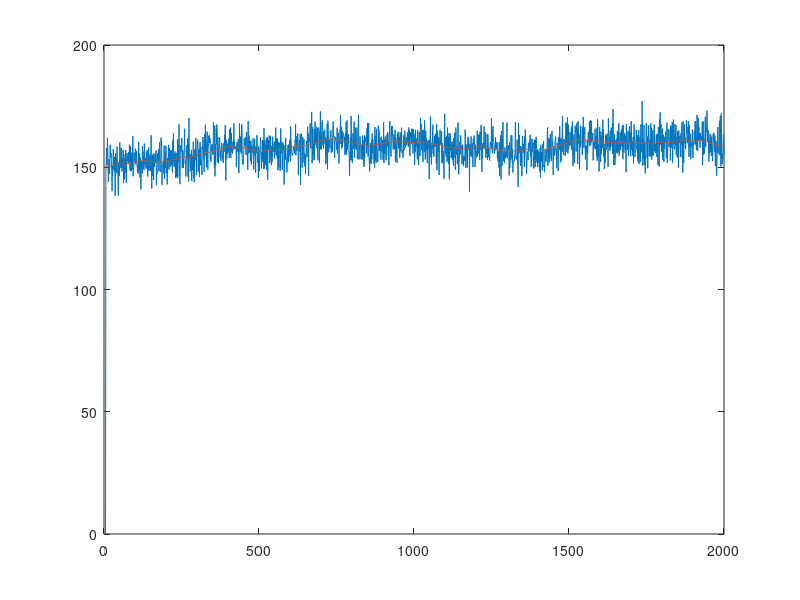

Here is the MATLAB script that generated this plot:
%% 生成数据说明：
%速度在一个区间内（服从20-35m/s之间的均匀分布）
%不断变换运动方向，纵向方向的角度在-pi/12到pi/12之间均匀分布，水平面方向的角度在-pi/6和pi/6之间均匀分布
%生成T_number个时刻的图像，用于训练
% UAV A的运动轨迹
T_number = 2000; %%时刻数
Loc = zeros(T_number,3); %% 第一列表示x坐标，第二列表示y坐标，第三列表示z坐标
Loc(1,1) = 150; Loc(1,2) = 150; Loc(1,3) = 300; %第一个时刻
angle_now_v = 0; angle_now_h = 0;
store_velo = zeros(1,T_number);
rng(4);
for i = 2:1:T_number
    velo_i_1 = 0.03*rand+0.04; % 上一时刻的速度
    angle_i_1_h = (2/6)*pi*rand-(1/6)*pi; % 上一时刻的水平运动的角度
    angle_now_h = angle_now_h+angle_i_1_h;
    
    angle_i_1_v = (2/12)*pi*rand-(1/12)*pi; % 上一时刻的垂直运动的角度
    angle_now_v = angle_now_v+angle_i_1_v;
    
    random_i_1 = 0.001*randn; %上一时刻的随机量
    Loc(i,1) = Loc(i-1,1)+velo_i_1*cos(angle_now_v)*cos(angle_now_h)+random_i_1;
    Loc(i,2) = Loc(i-1,2)+velo_i_1*cos(angle_now_v)*sin(angle_now_h)+random_i_1;
    Loc(i,3) = Loc(i-1,3)+velo_i_1*sin(angle_now_v)+random_i_1;
    store_velo(1,i) = velo_i_1*cos(angle_now_v)*cos(angle_now_h);
end

%% Kalman滤波
X = [120;0]; %状态矩阵，记录UAV A的x方向位置与x方向速度
P = [1 0 ; 0 1]; %状态协方差矩阵
F = [1 1; 0 1]; %状态转移矩阵
Q = [1 0; 0 1]; %状态协方差转移噪声矩阵
H = [1 0]; %观察矩阵
%观察噪声方差
noise = 5*randn(1,T_number);
Pre_kalman = zeros(1,T_number);
for i = 6:1:T_number
    X_ = F*X;
    P_ = F*P*F'+Q;
    K = P_*H'/(H*P_*H');
    X = X_+K*(Loc(i-5,1)+noise(1,i)-H*X_);
    P = (eye(2)-K*H)*P_;
    Pre_kalman(1,i) = X(1);
end
plot(1:T_number,Pre_kalman);
hold on;
plot(1:T_number,Loc(:,1));
fileID = fopen("kalman_a_x.txt","w");
fprintf(fileID,"%f\n",Pre_kalman(1781:2000));
fclose(fileID);